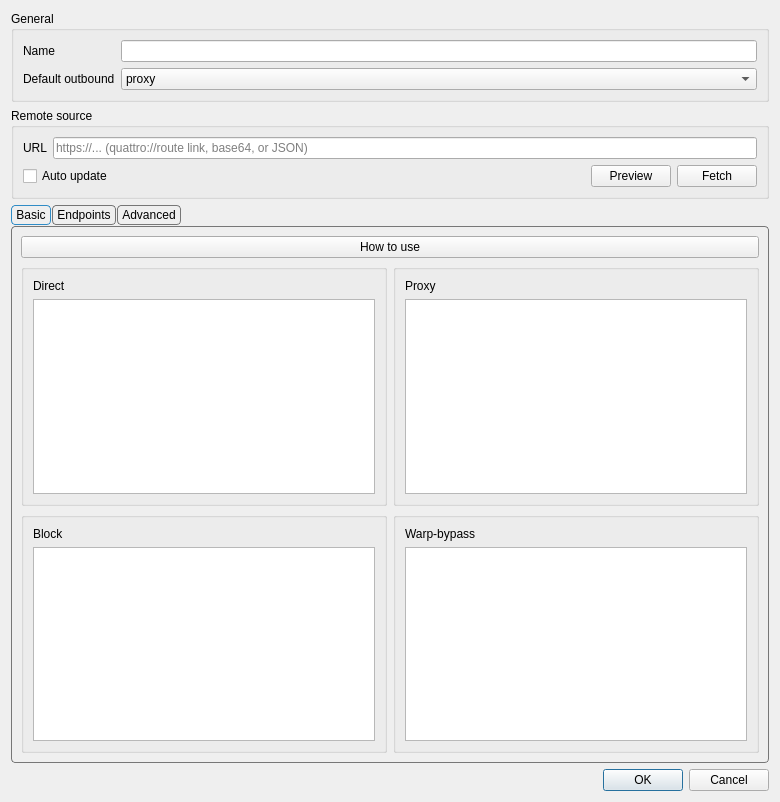
<?xml version="1.0" encoding="UTF-8"?>
<ui version="4.0">
 <class>RouteItem</class>
 <widget class="QDialog" name="RouteItem">
  <property name="geometry">
   <rect>
    <x>0</x>
    <y>0</y>
    <width>780</width>
    <height>802</height>
   </rect>
  </property>
  <property name="windowTitle">
   <string>Route Profile</string>
  </property>
  <layout class="QVBoxLayout" name="verticalLayout_3">
   <item>
    <widget class="QGroupBox" name="generalBox">
     <property name="title">
      <string>General</string>
     </property>
     <layout class="QGridLayout" name="gridLayout">
      <item row="0" column="0">
       <widget class="QLabel" name="route_name_l">
        <property name="text">
         <string>Name</string>
        </property>
       </widget>
      </item>
      <item row="0" column="1">
       <widget class="QLineEdit" name="route_name"/>
      </item>
      <item row="2" column="1">
       <widget class="QComboBox" name="def_out">
        <item>
         <property name="text">
          <string notr="true">proxy</string>
         </property>
        </item>
        <item>
         <property name="text">
          <string notr="true">direct</string>
         </property>
        </item>
        <item>
         <property name="text">
          <string notr="true">block</string>
         </property>
        </item>
        <item>
         <property name="text">
          <string notr="true">warp-bypass</string>
         </property>
        </item>
       </widget>
      </item>
      <item row="2" column="0">
       <widget class="QLabel" name="def_out_l">
        <property name="text">
         <string>Default outbound</string>
        </property>
       </widget>
      </item>
     </layout>
    </widget>
   </item>
   <item>
    <widget class="QGroupBox" name="remoteBox">
     <property name="title">
      <string>Remote source</string>
     </property>
     <layout class="QVBoxLayout" name="remoteBoxLayout">
      <item>
       <layout class="QHBoxLayout" name="remoteUrlRow">
        <item>
         <widget class="QLabel" name="remoteUrlLabel">
          <property name="text">
           <string>URL</string>
          </property>
         </widget>
        </item>
        <item>
         <widget class="QLineEdit" name="remoteUrlEdit">
          <property name="placeholderText">
           <string>https://... (quattro://route link, base64, or JSON)</string>
          </property>
         </widget>
        </item>
       </layout>
      </item>
      <item>
       <layout class="QHBoxLayout" name="remoteActionRow">
        <item>
         <widget class="QCheckBox" name="autoUpdateCheck">
          <property name="toolTip">
           <string>Re-fetch this profile from the URL when subscriptions auto-update.&#10;Your local edits are overwritten on each update.</string>
          </property>
          <property name="text">
           <string>Auto update</string>
          </property>
         </widget>
        </item>
        <item>
         <spacer name="remoteActionSpacer">
          <property name="orientation">
           <enum>Qt::Orientation::Horizontal</enum>
          </property>
          <property name="sizeHint" stdset="0">
           <size>
            <width>40</width>
            <height>20</height>
           </size>
          </property>
         </spacer>
        </item>
        <item>
         <widget class="QPushButton" name="remotePreviewBtn">
          <property name="toolTip">
           <string>Fetch the URL and show the routing profile without changing the current rules.</string>
          </property>
          <property name="text">
           <string>Preview</string>
          </property>
         </widget>
        </item>
        <item>
         <widget class="QPushButton" name="remoteFetchBtn">
          <property name="toolTip">
           <string>Fetch the URL and replace the current rules with the fetched ones.</string>
          </property>
          <property name="text">
           <string>Fetch</string>
          </property>
         </widget>
        </item>
       </layout>
      </item>
     </layout>
    </widget>
   </item>
   <item>
    <widget class="QTabWidget" name="tabWidget">
     <property name="styleSheet">
      <string notr="true">QTabWidget::pane {
    margin-top: 1px;
    border: 1px solid #777777;
    border-radius: 4px;
}

QTabBar {
    background: transparent;
    qproperty-drawBase: 0;
}

QTabBar::tab {
    border: 1px solid #777777;
    border-radius: 4px;

    padding: 2px 4px;
    margin-right: 1px;
}

QTabBar::tab:selected {
    border: 1px solid palette(highlight);
}

QTabBar::tab:!selected {
    border: 1px solid #777777;
}

QTabBar::tab:hover:!selected {
    border: 1px solid #777777;
}</string>
     </property>
     <property name="currentIndex">
      <number>0</number>
     </property>
     <widget class="QWidget" name="tab_2">
      <attribute name="title">
       <string>Basic</string>
      </attribute>
      <layout class="QVBoxLayout" name="verticalLayout_5">
       <item>
        <widget class="QPushButton" name="howtouse_button">
         <property name="text">
          <string>How to use</string>
         </property>
        </widget>
       </item>
       <item>
        <layout class="QGridLayout" name="simpleGrid">
         <item row="0" column="0">
          <widget class="QGroupBox" name="simple_direct_box">
           <layout class="QVBoxLayout" name="verticalLayout_6">
            <item>
             <widget class="QLabel" name="label">
              <property name="text">
               <string>Direct</string>
              </property>
             </widget>
            </item>
            <item>
             <widget class="QTextEdit" name="simple_direct"/>
            </item>
           </layout>
          </widget>
         </item>
         <item row="0" column="1">
          <widget class="QGroupBox" name="simple_proxy_box">
           <layout class="QVBoxLayout" name="verticalLayout_7">
            <item>
             <widget class="QLabel" name="label_2">
              <property name="text">
               <string>Proxy</string>
              </property>
             </widget>
            </item>
            <item>
             <widget class="QTextEdit" name="simple_proxy"/>
            </item>
           </layout>
          </widget>
         </item>
         <item row="1" column="0">
          <widget class="QGroupBox" name="simple_block_box">
           <layout class="QVBoxLayout" name="verticalLayout_8">
            <item>
             <widget class="QLabel" name="label_3">
              <property name="text">
               <string>Block</string>
              </property>
             </widget>
            </item>
            <item>
             <widget class="QTextEdit" name="simple_block"/>
            </item>
           </layout>
          </widget>
         </item>
         <item row="1" column="1">
          <widget class="QGroupBox" name="simple_warpbypass_box">
           <layout class="QVBoxLayout" name="verticalLayout_10">
            <item>
             <widget class="QLabel" name="label_4">
              <property name="text">
               <string>Warp-bypass</string>
              </property>
             </widget>
            </item>
            <item>
             <widget class="QTextEdit" name="simple_warpbypass"/>
            </item>
           </layout>
          </widget>
         </item>
        </layout>
       </item>
      </layout>
     </widget>
     <widget class="QWidget" name="endpointsTab">
      <attribute name="title">
       <string>Endpoints</string>
      </attribute>
      <attribute name="toolTip">
       <string>OpenVPN / OpenConnect profiles started alongside this routing profile. Traffic for the networks they advertise goes through them; everything else follows this profile's rules. Each endpoint gets a rule in the Advanced tab that you can move among your own rules.</string>
      </attribute>
      <layout class="QVBoxLayout" name="endpointsTabLayout">
       <item>
        <layout class="QHBoxLayout" name="endpointsActionRow">
         <item>
          <widget class="QComboBox" name="endpointPicker">
           <property name="sizePolicy">
            <sizepolicy hsizetype="Expanding" vsizetype="Fixed">
             <horstretch>1</horstretch>
             <verstretch>0</verstretch>
            </sizepolicy>
           </property>
          </widget>
         </item>
         <item>
          <widget class="QPushButton" name="endpointAddBtn">
           <property name="text">
            <string>Add</string>
           </property>
          </widget>
         </item>
         <item>
          <widget class="QPushButton" name="endpointRemoveBtn">
           <property name="text">
            <string>Remove</string>
           </property>
          </widget>
         </item>
        </layout>
       </item>
       <item>
        <widget class="QListWidget" name="endpointList"/>
       </item>
      </layout>
     </widget>
     <widget class="QWidget" name="tab">
      <attribute name="title">
       <string>Advanced</string>
      </attribute>
      <layout class="QVBoxLayout" name="verticalLayout_4">
       <item>
        <widget class="QGroupBox" name="groupBox">
         <property name="title">
          <string>Rules</string>
         </property>
         <layout class="QHBoxLayout" name="horizontalLayout_4">
          <property name="leftMargin">
           <number>0</number>
          </property>
          <property name="topMargin">
           <number>0</number>
          </property>
          <property name="rightMargin">
           <number>0</number>
          </property>
          <property name="bottomMargin">
           <number>0</number>
          </property>
          <item>
           <widget class="QFrame" name="frame">
            <property name="frameShape">
             <enum>QFrame::Shape::NoFrame</enum>
            </property>
            <property name="frameShadow">
             <enum>QFrame::Shadow::Raised</enum>
            </property>
            <layout class="QVBoxLayout" name="verticalLayout_9">
             <property name="spacing">
              <number>7</number>
             </property>
             <property name="leftMargin">
              <number>5</number>
             </property>
             <property name="topMargin">
              <number>5</number>
             </property>
             <property name="rightMargin">
              <number>5</number>
             </property>
             <property name="bottomMargin">
              <number>5</number>
             </property>
             <item>
              <widget class="QListWidget" name="route_items"/>
             </item>
             <item>
              <widget class="QWidget" name="widget_2" native="true">
               <layout class="QHBoxLayout" name="horizontalLayout_2">
                <item>
                 <widget class="QPushButton" name="new_route_item">
                  <property name="text">
                   <string>New</string>
                  </property>
                 </widget>
                </item>
                <item>
                 <widget class="QPushButton" name="moveup_route_item">
                  <property name="text">
                   <string>Move Up</string>
                  </property>
                 </widget>
                </item>
                <item>
                 <widget class="QPushButton" name="movedown_route_item">
                  <property name="text">
                   <string>Move Down</string>
                  </property>
                 </widget>
                </item>
                <item>
                 <widget class="QPushButton" name="delete_route_item">
                  <property name="text">
                   <string>Delete</string>
                  </property>
                 </widget>
                </item>
               </layout>
              </widget>
             </item>
            </layout>
           </widget>
          </item>
          <item>
           <widget class="QFrame" name="rule_attr_box">
            <layout class="QVBoxLayout" name="verticalLayout">
             <property name="leftMargin">
              <number>0</number>
             </property>
             <property name="topMargin">
              <number>5</number>
             </property>
             <property name="rightMargin">
              <number>5</number>
             </property>
             <property name="bottomMargin">
              <number>5</number>
             </property>
             <item>
              <layout class="QHBoxLayout" name="horizontalLayout_5">
               <item>
                <widget class="QLabel" name="rule_name_l">
                 <property name="text">
                  <string>Name</string>
                 </property>
                </widget>
               </item>
               <item>
                <widget class="QLineEdit" name="rule_name"/>
               </item>
              </layout>
             </item>
             <item>
              <widget class="QLabel" name="rule_preview_l">
               <property name="text">
                <string>Preview</string>
               </property>
              </widget>
             </item>
             <item>
              <widget class="QTextBrowser" name="rule_preview">
               <property name="minimumSize">
                <size>
                 <width>0</width>
                 <height>120</height>
                </size>
               </property>
               <property name="documentTitle">
                <string notr="true"/>
               </property>
               <property name="openExternalLinks">
                <bool>false</bool>
               </property>
              </widget>
             </item>
            </layout>
           </widget>
          </item>
         </layout>
        </widget>
       </item>
       <item>
        <widget class="QGroupBox" name="groupBox_2">
         <property name="title">
          <string>Rule Settings</string>
         </property>
         <layout class="QVBoxLayout" name="verticalLayout_2">
          <property name="spacing">
           <number>7</number>
          </property>
          <property name="leftMargin">
           <number>0</number>
          </property>
          <property name="topMargin">
           <number>0</number>
          </property>
          <property name="rightMargin">
           <number>0</number>
          </property>
          <property name="bottomMargin">
           <number>0</number>
          </property>
          <item>
           <layout class="QHBoxLayout" name="horizontalLayout_action">
            <property name="leftMargin">
             <number>4</number>
            </property>
            <property name="rightMargin">
             <number>4</number>
            </property>
            <item>
             <widget class="QLabel" name="rule_action_l">
              <property name="text">
               <string>Action</string>
              </property>
             </widget>
            </item>
            <item>
             <widget class="QComboBox" name="rule_action_combo"/>
            </item>
           </layout>
          </item>
          <item>
           <widget class="QLabel" name="rule_managed_note">
            <property name="text">
             <string>This rule is managed by the Endpoints tab. You can only move it.</string>
            </property>
            <property name="wordWrap">
             <bool>true</bool>
            </property>
           </widget>
          </item>
          <item>
           <widget class="QTabWidget" name="rule_attr_tabs">
            <property name="sizePolicy">
             <sizepolicy hsizetype="Preferred" vsizetype="Preferred">
              <horstretch>0</horstretch>
              <verstretch>0</verstretch>
             </sizepolicy>
            </property>
            <property name="minimumSize">
             <size>
              <width>0</width>
              <height>100</height>
             </size>
            </property>
            <property name="styleSheet">
             <string notr="true">QTabWidget::pane {
    margin-top: 1px;
    border: 1px solid #777777;
    border-radius: 4px;
}

QTabBar {
    background: transparent;
    qproperty-drawBase: 0;
}

QTabBar::tab {
    border: 1px solid #777777;
    border-radius: 4px;

    padding: 2px 4px;
    margin-right: 1px;
}

QTabBar::tab:selected {
    border: 1px solid palette(highlight);
}

QTabBar::tab:!selected {
    border: 1px solid #777777;
}

QTabBar::tab:hover:!selected {
    border: 1px solid #777777;
}</string>
            </property>
            <property name="currentIndex">
             <number>-1</number>
            </property>
           </widget>
          </item>
         </layout>
        </widget>
       </item>
      </layout>
     </widget>
    </widget>
   </item>
   <item>
    <widget class="QDialogButtonBox" name="buttonBox">
     <property name="standardButtons">
      <set>QDialogButtonBox::StandardButton::Cancel|QDialogButtonBox::StandardButton::Ok</set>
     </property>
    </widget>
   </item>
  </layout>
 </widget>
 <resources/>
 <connections/>
</ui>
